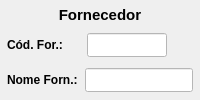
           <widget class="QWidget" name="widget_Cor1" native="true">
            <property name="minimumSize">
             <size>
              <width>0</width>
              <height>0</height>
             </size>
            </property>
            <property name="maximumSize">
             <size>
              <width>16777215</width>
              <height>16777215</height>
             </size>
            </property>
            <property name="styleSheet">
             <string notr="true"/>
            </property>
            <layout class="QVBoxLayout" name="verticalLayout_4">
             <property name="spacing">
              <number>2</number>
             </property>
             <property name="leftMargin">
              <number>2</number>
             </property>
             <property name="topMargin">
              <number>2</number>
             </property>
             <property name="rightMargin">
              <number>2</number>
             </property>
             <property name="bottomMargin">
              <number>2</number>
             </property>
             <item>
              <widget class="QLabel" name="label_titulo_2">
               <property name="minimumSize">
                <size>
                 <width>0</width>
                 <height>20</height>
                </size>
               </property>
               <property name="maximumSize">
                <size>
                 <width>16777215</width>
                 <height>20</height>
                </size>
               </property>
               <property name="font">
                <font>
                 <pointsize>11</pointsize>
                 <weight>75</weight>
                 <bold>true</bold>
                </font>
               </property>
               <property name="text">
                <string>Fornecedor</string>
               </property>
               <property name="alignment">
                <set>Qt::AlignCenter</set>
               </property>
              </widget>
             </item>
             <item>
              <widget class="QWidget" name="widget_8" native="true">
               <property name="minimumSize">
                <size>
                 <width>0</width>
                 <height>30</height>
                </size>
               </property>
               <property name="maximumSize">
                <size>
                 <width>16777215</width>
                 <height>30</height>
                </size>
               </property>
               <property name="styleSheet">
                <string notr="true"/>
               </property>
               <layout class="QHBoxLayout" name="horizontalLayout_4">
                <property name="spacing">
                 <number>5</number>
                </property>
                <property name="leftMargin">
                 <number>5</number>
                </property>
                <property name="topMargin">
                 <number>3</number>
                </property>
                <property name="rightMargin">
                 <number>5</number>
                </property>
                <property name="bottomMargin">
                 <number>3</number>
                </property>
                <item>
                 <widget class="QLabel" name="label_25">
                  <property name="minimumSize">
                   <size>
                    <width>75</width>
                    <height>0</height>
                   </size>
                  </property>
                  <property name="maximumSize">
                   <size>
                    <width>75</width>
                    <height>16777215</height>
                   </size>
                  </property>
                  <property name="font">
                   <font>
                    <pointsize>9</pointsize>
                    <weight>75</weight>
                    <bold>true</bold>
                   </font>
                  </property>
                  <property name="text">
                   <string>Cód. For.:</string>
                  </property>
                  <property name="alignment">
                   <set>Qt::AlignLeading|Qt::AlignLeft|Qt::AlignVCenter</set>
                  </property>
                 </widget>
                </item>
                <item>
                 <widget class="QLineEdit" name="line_CodForn">
                  <property name="sizePolicy">
                   <sizepolicy hsizetype="Preferred" vsizetype="Preferred">
                    <horstretch>0</horstretch>
                    <verstretch>0</verstretch>
                   </sizepolicy>
                  </property>
                  <property name="maximumSize">
                   <size>
                    <width>80</width>
                    <height>16777215</height>
                   </size>
                  </property>
                  <property name="font">
                   <font>
                    <pointsize>9</pointsize>
                    <weight>50</weight>
                    <bold>false</bold>
                   </font>
                  </property>
                  <property name="styleSheet">
                   <string notr="true">background-color: rgb(255, 255, 255);</string>
                  </property>
                  <property name="text">
                   <string/>
                  </property>
                  <property name="alignment">
                   <set>Qt::AlignCenter</set>
                  </property>
                 </widget>
                </item>
                <item>
                 <widget class="QLabel" name="label_16">
                  <property name="text">
                   <string/>
                  </property>
                 </widget>
                </item>
               </layout>
              </widget>
             </item>
             <item>
              <widget class="QWidget" name="widget_18" native="true">
               <property name="minimumSize">
                <size>
                 <width>0</width>
                 <height>30</height>
                </size>
               </property>
               <property name="maximumSize">
                <size>
                 <width>16777215</width>
                 <height>30</height>
                </size>
               </property>
               <property name="styleSheet">
                <string notr="true"/>
               </property>
               <layout class="QHBoxLayout" name="horizontalLayout_12">
                <property name="spacing">
                 <number>5</number>
                </property>
                <property name="leftMargin">
                 <number>5</number>
                </property>
                <property name="topMargin">
                 <number>3</number>
                </property>
                <property name="rightMargin">
                 <number>5</number>
                </property>
                <property name="bottomMargin">
                 <number>3</number>
                </property>
                <item>
                 <widget class="QLabel" name="label_29">
                  <property name="maximumSize">
                   <size>
                    <width>75</width>
                    <height>16777215</height>
                   </size>
                  </property>
                  <property name="font">
                   <font>
                    <pointsize>9</pointsize>
                    <weight>75</weight>
                    <bold>true</bold>
                   </font>
                  </property>
                  <property name="text">
                   <string>Nome Forn.:</string>
                  </property>
                  <property name="alignment">
                   <set>Qt::AlignLeading|Qt::AlignLeft|Qt::AlignVCenter</set>
                  </property>
                 </widget>
                </item>
                <item>
                 <widget class="QLineEdit" name="line_NomeForn">
                  <property name="sizePolicy">
                   <sizepolicy hsizetype="Preferred" vsizetype="Preferred">
                    <horstretch>0</horstretch>
                    <verstretch>0</verstretch>
                   </sizepolicy>
                  </property>
                  <property name="font">
                   <font>
                    <pointsize>9</pointsize>
                    <weight>50</weight>
                    <bold>false</bold>
                   </font>
                  </property>
                  <property name="styleSheet">
                   <string notr="true">background-color: rgb(255, 255, 255);</string>
                  </property>
                  <property name="text">
                   <string/>
                  </property>
                  <property name="alignment">
                   <set>Qt::AlignLeading|Qt::AlignLeft|Qt::AlignVCenter</set>
                  </property>
                 </widget>
                </item>
               </layout>
              </widget>
             </item>
            </layout>
           </widget>
